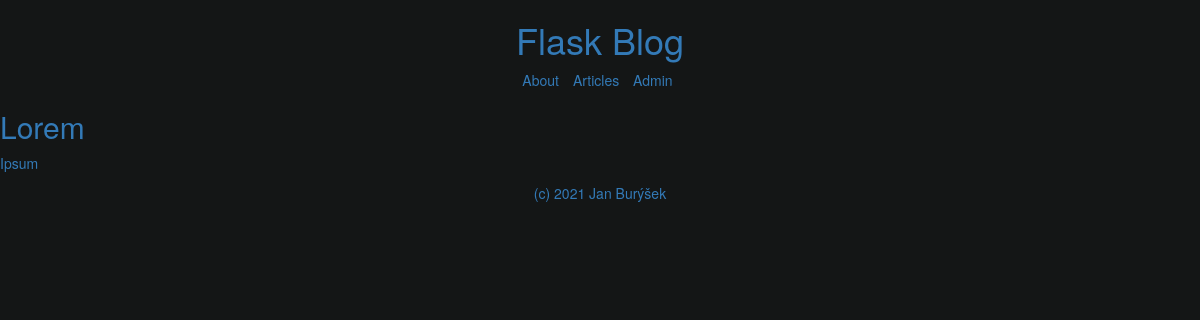
The app's page /articles/1/, older data.
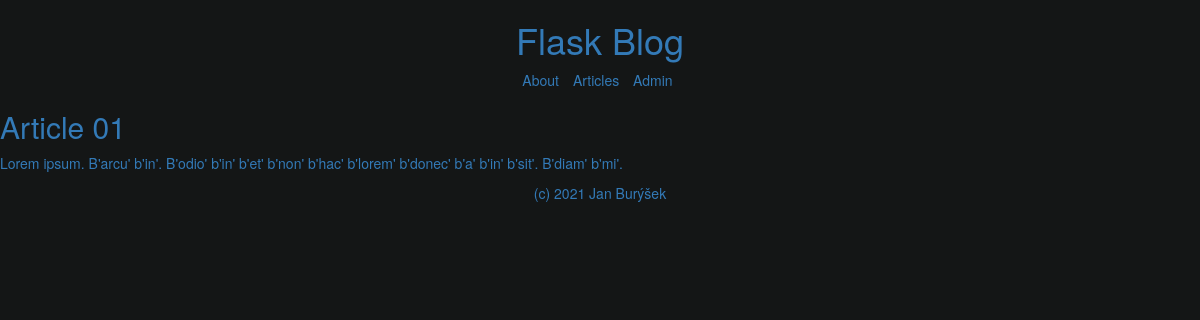
The same page, newer data.
### mdblog/models.py (models this page shows)
class Article(db.Model):
    id = db.Column(db.Integer, primary_key=True)
    title = db.Column(db.String)
    content = db.Column(db.String)

### mdblog/app.py (the view)
@flask_app.route("/articles/<int:art_id>/")
def view_article(art_id):
    article = Article.query.filter_by(id=art_id).first()
    if article:
        return render_template("article.jinja", article=article)
    return render_template("article_not_found.jinja", art_id=art_id)

### mdblog/templates/article.jinja (shortened to what this page needs)
{% extends "_main.jinja" %}
{% block main %}
    <h2> {{ article.title }} </h2>
    <p> {{ article.content }} </p>
{% endblock %}

### mdblog/templates/_main.jinja (shortened to what this page needs)
<!doctype html>
<html lang="en">
<head>
    {% include "_head.jinja" %}
</head>
<body class= "text-primary">
<header class= "text-center text-primary">
    <h1> <a class="text-decoration-none" href="{{ url_for("view_welcome_page") }}"> Flask Blog </a></h1>
</header>
{% include "_nav.jinja" %}
<main>
    {% block main %} {% endblock %}
</main>
{% include "_footer.jinja" %}
</body>
</html>

### mdblog/templates/_head.jinja (shortened to what this page needs)
{% extends "bootstrap/base.html" %}

### mdblog/templates/_nav.jinja (shortened to what this page needs)
  <nav class= "text-center">
    <ul class="text-primary list-inline mx-auto justify-content-center"  style="list-style: none;">
      <li> <a class= "text-decoration-none" href="{{ url_for("view_about") }}">About</a> </li>
      <li> <a class= "text-decoration-none" href="{{ url_for("view_articles") }}">Articles</a> </li>
      <li> <a class= "text-decoration-none" href="{{ url_for("view_admin") }}">Admin</a> </li>
    </ul>
  </nav>

### mdblog/templates/_footer.jinja
<footer>
    <p class="text-center">
        (c) 2021 Jan Burýšek
    </p>
</footer>

### mdblog/templates/_main.jinja (style rules this page uses)
body { background-color: #141616; }

Row changes from the older to the newer data that the page shows:
changed Article: title "Lorem" → "Article 01"; content "Ipsum" → "Lorem ipsum. B'arcu' b'in'. B'odio' b'in' b'et' b'non' b'hac' b'lorem' b'donec' b'a' b'in' b'sit'. B'diam' b'mi'."
